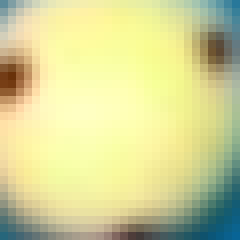
%> input picture trainingImages/ball00_0001.png, 30 x 30 px (shown 8 times larger); its folder holds only this picture in this run
$ octave extractFeatures1.m   (GNU Octave 9; MATLAB toolbox functions it lacks are replaced by stand-ins)
%> lines starting %> are read from the running program, lines starting %| are printed output that depends on the picture
% Extract features from images of pool balls.
clear all
close all
% Number of bins in histograms.
% Histogram 1 is NHUExNSAT, histogram 2 is NSATxNVAL.
NHUE = 32;
NSAT = 8;
NVAL = 8;
% This is the number of dimensions of a feature vector.
Ndim = NHUE*NSAT + NSAT*NVAL;
% Define the input directory ('trainingImages' or 'testImages').
inputDirectory = 'trainingImages';
if ~exist(inputDirectory, 'dir')
fprintf('Hey! can''t find directory named %s\n', inputDirectory);
pause;
end
cd(inputDirectory); % Go into the directory containing the images
% Process all png images in the folder.
folderInfo = dir('ball*.png');
Nimages = length(folderInfo);
% This will hold all the feature vectors. Each row is a feature vector.
featureVectors = zeros(Nimages, Ndim);
% This will hold all the feature class ids.
featureClasses = zeros(Nimages, 1);
% This will hold the corresponding image file names.
imageFileNames = cell(Nimages, 1);
for i=1:Nimages
fileName = folderInfo(i).name;
[vals,count] = sscanf(fileName, 'ball%d_%d.png');
if count ~= 2
fprintf('Hey! bad filename, should have form: ballXX_YYYY.png.\n');
break;
end

ballId = vals(1);
assert(ballId >= 0 && ballId <= 30);
imageNum = vals(2);
fprintf(' Processing image %s: ball %d, image %d\n', ...
fileName, ballId, imageNum);
I = imread(fileName);
%> I is the input picture: size 30x30x3 uint8; mean R, G, B 211.5, 212.2, 150.7
assert(size(I,3) == 3); % Should be an RGB image
% Convert RGB to HSV image.
HSV = rgb2hsv(I);
%> HSV: size 30x30x3 double; mean H, S, V 0.194, 0.34, 0.86
%figure(3), imshow(HSV,[]), impixelinfo
H = HSV(:,:,1);
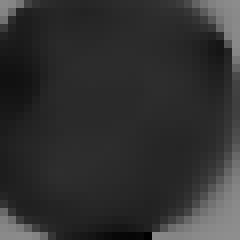
%> H: size 30x30 double (shown 8 times larger); min 0, max 0.559, mean 0.194
S = HSV(:,:,2);
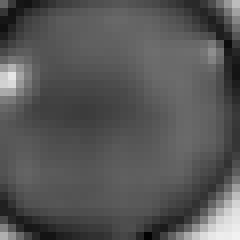
%> S: size 30x30 double (shown 8 times larger); min 0.0137, max 0.947, mean 0.34
V = HSV(:,:,3);
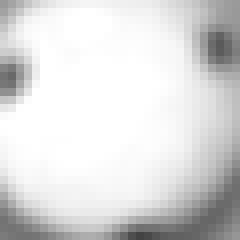
%> V: size 30x30 double (shown 8 times larger); min 0.263, max 1, mean 0.86
% Extract pixels in the center circle.
[h,w,~] = size(HSV);
%> h = 30; w = 30
x0 = round(w/2);
%> x0 = 15
y0 = round(h/2);
%> y0 = 15
r = min(x0,y0); % Radius of circle
%> r = 15
% Get the x,y coordinates of all pixels inside this circle.
xMin = max(x0-r, 1);
%> xMin = 1
xMax = min(x0+r, size(HSV,2));
%> xMax = 30
yMin = max(y0-r, 1);
%> yMin = 1
yMax = min(y0+r, size(HSV,1));
%> yMax = 30
[Xi,Yi] = meshgrid(xMin:xMax, yMin:yMax);
R = ((Xi-x0).^2 + (Yi-y0).^2) .^ 0.5;
% Flag those that within radius r from the center.
Rinside = (R < r);

% Get (x,y) coordinates of the inside pixels.
Xinside = Xi(Rinside);
%> Xinside = 697 values from 1 to 29
Yinside = Yi(Rinside);
% Get equivalent linear indices.
indices = sub2ind([h,w], Yinside, Xinside);
%> indices = 697 values from 10 to 860
% Get HSV values of all pixels inside circle.
Vi = [H(indices), S(indices), V(indices)];
%> Vi = 697 rows, first 12: [0.0681 0.809 0.451; 0.0697 0.824 0.467; 0.0764 0.667 0.565; 0.0842 0.487 0.765; 0.0922 0.409 0.902; 0.0986 0.372 0.98; 0.11 0.345 1; 0.114 0.346 0.996; 0.122 0.344 0.98; 0.124 0.336 0.969; 0.12 0.335 0.961; 0.0876 0.456 0.671]
% Create a 2D historgram of hue vs saturation.
%> (the run ends here)

$ run again, on trainingImages/ball05_0003.png
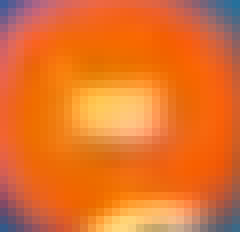
%> input picture trainingImages/ball05_0003.png, 30 x 29 px (shown 8 times larger)
%> I is the input picture: size 29x30x3 uint8; mean R, G, B 226.8, 114.9, 43.5
%> HSV: size 29x30x3 double; mean H, S, V 0.123, 0.8, 0.895
%> `H = HSV(:,:,1);`:
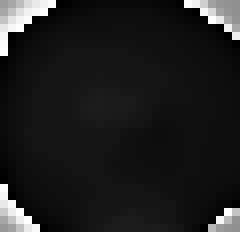
%> H: size 29x30 double (shown 8 times larger); min 0, max 0.999, mean 0.123
%> `V = HSV(:,:,3);`:
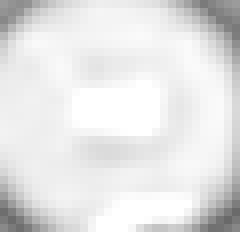
%> V: size 29x30 double (shown 8 times larger); min 0.412, max 1, mean 0.895
%> Vi = 697 rows, first 12: [0.0244 0.671 0.918; 0.0309 0.708 0.925; 0.0377 0.75 0.925; 0.0428 0.786 0.933; 0.0451 0.803 0.937; 0.0455 0.808 0.941; 0.0447 0.805 0.945; 0.0453 0.806 0.949; 0.0423 0.784 0.945; 0.0379 0.746 0.925; 0.0307 0.706 0.906; 0.0301 0.674 0.902]

$ run again, on trainingImages/ball05_0006.png
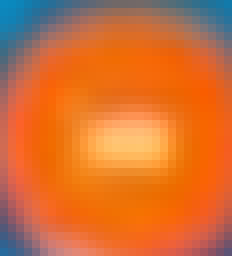
%> input picture trainingImages/ball05_0006.png, 29 x 32 px (shown 8 times larger)
%> I is the input picture: size 32x29x3 uint8; mean R, G, B 210.9, 112.6, 53.1
%> HSV: size 32x29x3 double; mean H, S, V 0.146, 0.758, 0.856
%> `S = HSV(:,:,2);`:
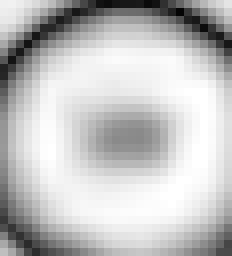
%> S: size 32x29 double (shown 8 times larger); min 0.0177, max 1, mean 0.758
%> `V = HSV(:,:,3);`:
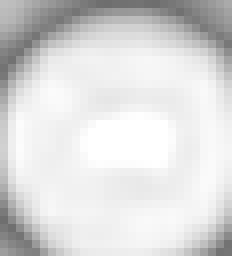
%> V: size 32x29 double (shown 8 times larger); min 0.431, max 1, mean 0.856
%> Vi = 697 rows, first 12: [0.988 0.284 0.553; 0.00575 0.367 0.62; 0.0156 0.439 0.671; 0.0199 0.5 0.722; 0.0258 0.561 0.769; 0.028 0.589 0.792; 0.0301 0.595 0.804; 0.0323 0.599 0.812; 0.0328 0.608 0.82; 0.0312 0.594 0.812; 0.0265 0.562 0.788; 0.984 0.235 0.533]
